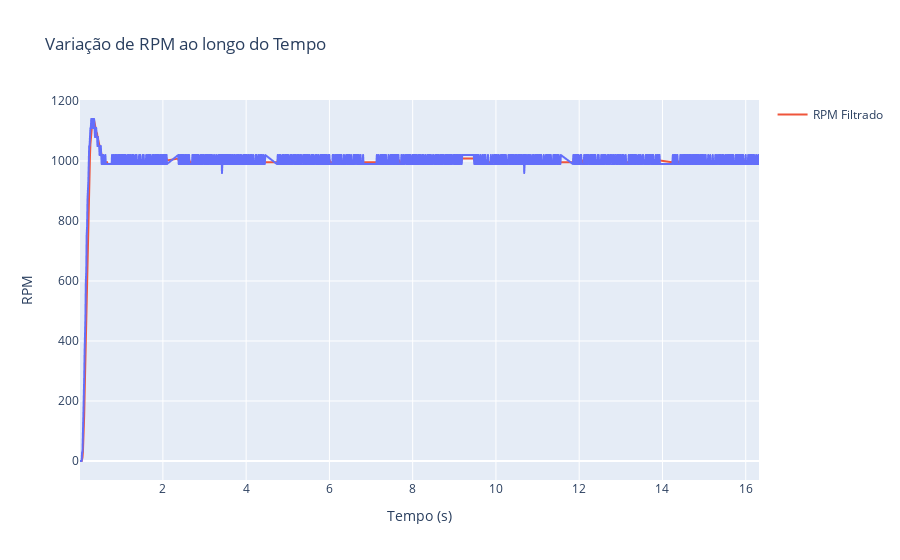

Notebook source saved alongside this figure:
### Code cell
window_size = 5
dados['dados_filtrados'] = dados['RPM'].rolling(window=window_size, min_periods=1).mean()


plt.figure(figsize=(10, 6))
plt.plot(dados['Tempo (s)'], dados['RPM'], label='Dados Originais')
plt.plot(dados['Tempo (s)'], dados['dados_filtrados'], label='Dados Filtrados (Média Móvel)')
plt.xlabel('Tempo (s)')
plt.ylabel('RPM')
plt.title('Dados Originais vs Dados Filtrados')
plt.legend()
plt.grid(True)
plt.tight_layout()
plt.show()


fig = px.line(dados, x='Tempo (s)', y='RPM', title='Variação de RPM ao longo do Tempo')
fig.add_scatter(x=dados['Tempo (s)'], y=dados['dados_filtrados'], mode='lines', name='RPM Filtrado')
fig.update_xaxes(title='Tempo (s)')
fig.update_yaxes(title='RPM')
fig.show()

### Figure 1 — Plotly figure (JSON) as saved in the notebook; plotly's stock layout.template omitted (floating-point values rounded to 4 significant figures; data arrays with more than 128 entries replaced by an {"elided": "..."} marker saying what was removed)
{"data": [{"hovertemplate": "Tempo (s)=%{x}<br>RPM=%{y}<extra></extra>", "legendgroup": "", "line": {"color": "#636efa", "dash": "solid"}, "marker": {"symbol": "circle"}, "mode": "lines", "name": "", "showlegend": false, "type": "scattergl", "x": {"elided": "1470 float values"}, "xaxis": "x", "y": {"elided": "1470 int values"}, "yaxis": "y"}, {"mode": "lines", "name": "RPM Filtrado", "type": "scatter", "x": {"elided": "1470 float values"}, "y": {"elided": "1470 int values"}}], "layout": {"legend": {"tracegroupgap": 0}, "title": {"text": "Variação de RPM ao longo do Tempo"}, "xaxis": {"anchor": "y", "domain": [0, 1], "title": {"text": "Tempo (s)"}}, "yaxis": {"anchor": "x", "domain": [0, 1], "title": {"text": "RPM"}}}}
